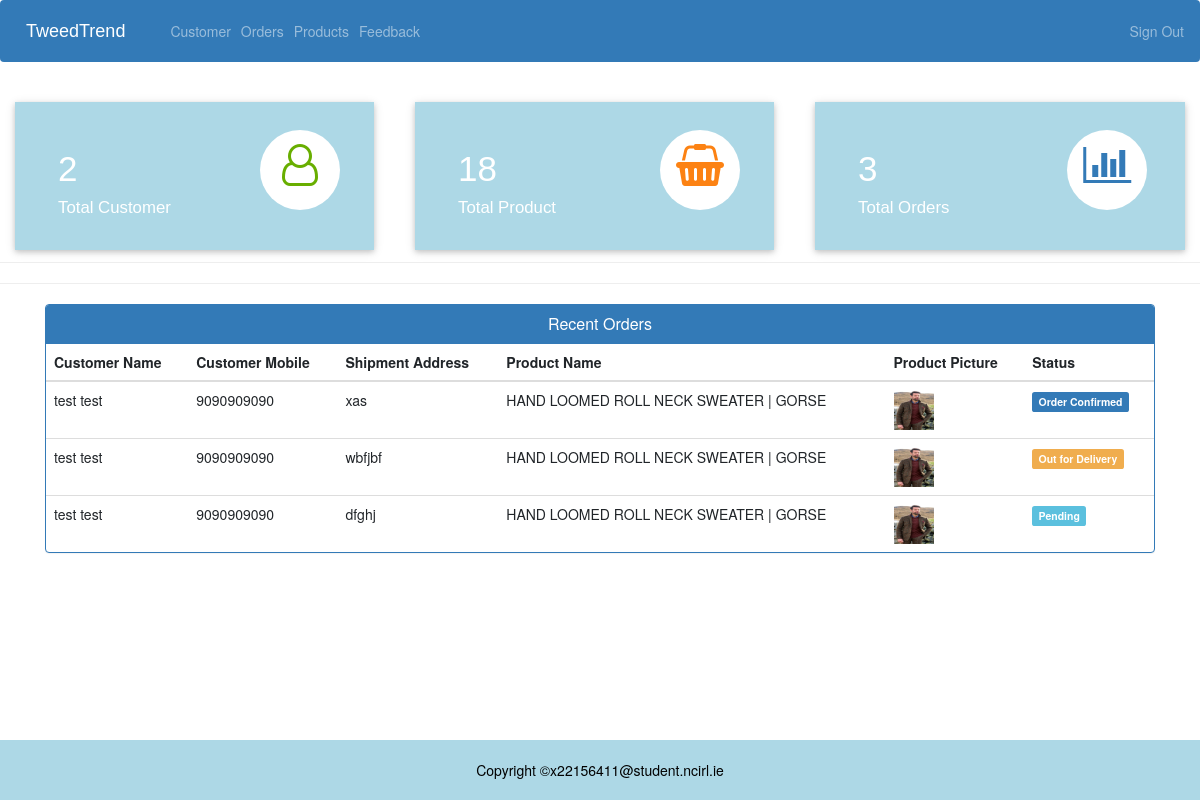
/admin-dashboard (signed in), run on the app's committed database.
### ecom/models.py (models this page shows, shortened)
class Customer(models.Model):
    user=models.OneToOneField(User,on_delete=models.CASCADE)
    address = models.CharField(max_length=40)
    mobile = models.CharField(max_length=20,null=False)
    @property                            # existing check in DB
    def get_name(self):
        return self.user.first_name+" "+self.user.last_name

class Orders(models.Model):
    STATUS =(
        ('Pending','Pending'),
        ('Order Confirmed','Order Confirmed'),
        ('Out for Delivery','Out for Delivery'),
        ('Delivered','Delivered'),
    )
    customer=models.ForeignKey('Customer', on_delete=models.CASCADE,null=True)
    product=models.ForeignKey('Product',on_delete=models.CASCADE,null=True)
    email = models.CharField(max_length=50,null=True)
    address = models.CharField(max_length=500,null=True)
    mobile = models.CharField(max_length=20,null=True)
    order_date= models.DateField(auto_now_add=True,null=True)
    status=models.CharField(max_length=50,null=True,choices=STATUS)

class Product(models.Model):
    name=models.CharField(max_length=40)
    product_image= models.ImageField(upload_to='product_image/',null=True,blank=True)
    price = models.PositiveIntegerField()
    description=models.CharField(max_length=40)

### ecom/views.py (the view)
# urls.py: path('admin-dashboard', views.admin_dashboard_view,name='admin-dashboard'),
@login_required(login_url='adminlogin')
def admin_dashboard_view(request):
    customercount=models.Customer.objects.all().count()
    productcount=models.Product.objects.all().count()
    ordercount=models.Orders.objects.all().count()
    orders=models.Orders.objects.all()
    ordered_products=[]
    ordered_bys=[]
    for order in orders:
        ordered_product=models.Product.objects.all().filter(id=order.product.id)
        ordered_by=models.Customer.objects.all().filter(id = order.customer.id)
        ordered_products.append(ordered_product)
        ordered_bys.append(ordered_by)
    mydict={
    'customercount':customercount,
    'productcount':productcount,
    'ordercount':ordercount,
    'data':zip(ordered_products,ordered_bys,orders),
    }
    return render(request,'ecom/admin_dashboard.html',context=mydict)

### templates/ecom/admin_dashboard.html (shortened to what this page needs)
{% extends 'ecom/admin_base.html' %}
{% load static %}
{% block content %}
<br>
{%include 'ecom/admin_dashboard_cards.html'%}
<br><br><br><br><br>
<head>
</head>
<hr><hr>
<div class="container" >
    <div class="panel panel-primary" >
      <div class="panel-heading" style="text-align:center;">
        <h6 class="panel-title">Recent Orders</h6>
      </div>
      <table class="table table-hover" id="dev-table">
        <thead>
          <tr>
            <th>Customer Name</th>
            <th>Customer Mobile</th>
            <th>Shipment Address</th>
            <th>Product Name</th>
            <th>Product Picture</th>
            <th>Status</th>
          </tr>
        </thead>
        {% for product,customer,order in data %}
        <tr>
          {% for c in customer %}
          <td> {{c.get_name}}</td>
          <td>{{c.mobile}}</td>
          <td>{{order.address}}</td>
          {% endfor %}
          {% for p in product %}
          <td> {{p.name}}</td>
          <td> <img src="{% static p.product_image.url %}" alt="Profile Pic" height="40px" width="40px" /></td>
          {% if order.status == 'Pending'%}
          <td> <span class="label label-info">{{order.status}}</span></td>
          {% elif order.status == 'Delivered' %}
          <td> <span class="label label-success">{{order.status}}</span></td>
          {% elif order.status == 'Out for Delivery' %}
          <td> <span class="label label-warning">{{order.status}}</span></td>
          {%else%}
            <td> <span class="label label-primary">{{order.status}}</span></td>
          {%endif%}
          {% endfor %}
        </tr>
        {% endfor %}
      </table>
  </div>
</div>
{% endblock content %}

### templates/ecom/admin_base.html (style rules this page uses)
html, body { height: 100%; }

### data on the page
Orders: address "xas", status "Order Confirmed"
Customer: get_name "test test", mobile "9090909090"
Product: name "HAND LOOMED ROLL NECK SWEATER | GORSE", product_image (picture)
Orders: address "wbfjbf", status "Out for Delivery"
Orders: address "dfghj", status "Pending"

### other printed values
{{ customercount }} "2"
{{ productcount }} "18"
{{ ordercount }} "3"
